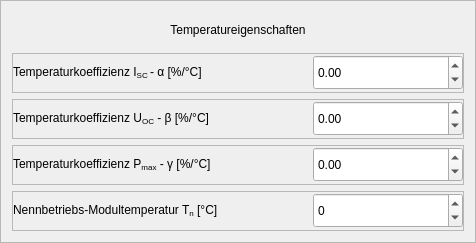
                  <widget class="QFrame" name="module_thermal">
                   <property name="frameShape">
                    <enum>QFrame::StyledPanel</enum>
                   </property>
                   <property name="frameShadow">
                    <enum>QFrame::Raised</enum>
                   </property>
                   <layout class="QVBoxLayout" name="verticalLayout_11">
                    <item>
                     <widget class="QLabel" name="module_thermal_header">
                      <property name="sizePolicy">
                       <sizepolicy hsizetype="Expanding" vsizetype="Expanding">
                        <horstretch>0</horstretch>
                        <verstretch>0</verstretch>
                       </sizepolicy>
                      </property>
                      <property name="minimumSize">
                       <size>
                        <width>0</width>
                        <height>35</height>
                       </size>
                      </property>
                      <property name="maximumSize">
                       <size>
                        <width>16777215</width>
                        <height>35</height>
                       </size>
                      </property>
                      <property name="text">
                       <string>Temperatureigenschaften</string>
                      </property>
                      <property name="alignment">
                       <set>Qt::AlignCenter</set>
                      </property>
                     </widget>
                    </item>
                    <item>
                     <widget class="QFrame" name="frame_29">
                      <property name="sizePolicy">
                       <sizepolicy hsizetype="Expanding" vsizetype="Expanding">
                        <horstretch>0</horstretch>
                        <verstretch>0</verstretch>
                       </sizepolicy>
                      </property>
                      <property name="minimumSize">
                       <size>
                        <width>0</width>
                        <height>40</height>
                       </size>
                      </property>
                      <property name="maximumSize">
                       <size>
                        <width>16777215</width>
                        <height>40</height>
                       </size>
                      </property>
                      <property name="frameShape">
                       <enum>QFrame::StyledPanel</enum>
                      </property>
                      <property name="frameShadow">
                       <enum>QFrame::Raised</enum>
                      </property>
                      <layout class="QHBoxLayout" name="horizontalLayout_25">
                       <property name="spacing">
                        <number>0</number>
                       </property>
                       <property name="leftMargin">
                        <number>0</number>
                       </property>
                       <property name="topMargin">
                        <number>0</number>
                       </property>
                       <property name="rightMargin">
                        <number>0</number>
                       </property>
                       <property name="bottomMargin">
                        <number>0</number>
                       </property>
                       <item alignment="Qt::AlignRight">
                        <widget class="QLabel" name="alpha_lbl">
                         <property name="sizePolicy">
                          <sizepolicy hsizetype="Expanding" vsizetype="Expanding">
                           <horstretch>0</horstretch>
                           <verstretch>0</verstretch>
                          </sizepolicy>
                         </property>
                         <property name="minimumSize">
                          <size>
                           <width>300</width>
                           <height>35</height>
                          </size>
                         </property>
                         <property name="maximumSize">
                          <size>
                           <width>300</width>
                           <height>35</height>
                          </size>
                         </property>
                         <property name="text">
                          <string>&lt;html&gt;&lt;head/&gt;&lt;body&gt;&lt;p&gt;Temperaturkoeffizienz I&lt;span style=&quot; vertical-align:sub;&quot;&gt;SC &lt;/span&gt;- α [%/°C]&lt;/p&gt;&lt;/body&gt;&lt;/html&gt;</string>
                         </property>
                        </widget>
                       </item>
                       <item>
                        <widget class="QDoubleSpinBox" name="alpha_sbox">
                         <property name="sizePolicy">
                          <sizepolicy hsizetype="Expanding" vsizetype="Expanding">
                           <horstretch>0</horstretch>
                           <verstretch>0</verstretch>
                          </sizepolicy>
                         </property>
                         <property name="minimumSize">
                          <size>
                           <width>150</width>
                           <height>35</height>
                          </size>
                         </property>
                         <property name="maximumSize">
                          <size>
                           <width>150</width>
                           <height>35</height>
                          </size>
                         </property>
                         <property name="decimals">
                          <number>2</number>
                         </property>
                         <property name="minimum">
                          <double>-1000.000000000000000</double>
                         </property>
                         <property name="maximum">
                          <double>1000.000000000000000</double>
                         </property>
                         <property name="singleStep">
                          <double>0.100000000000000</double>
                         </property>
                        </widget>
                       </item>
                      </layout>
                     </widget>
                    </item>
                    <item>
                     <widget class="QFrame" name="frame_32">
                      <property name="sizePolicy">
                       <sizepolicy hsizetype="Expanding" vsizetype="Expanding">
                        <horstretch>0</horstretch>
                        <verstretch>0</verstretch>
                       </sizepolicy>
                      </property>
                      <property name="minimumSize">
                       <size>
                        <width>0</width>
                        <height>40</height>
                       </size>
                      </property>
                      <property name="maximumSize">
                       <size>
                        <width>16777215</width>
                        <height>40</height>
                       </size>
                      </property>
                      <property name="frameShape">
                       <enum>QFrame::StyledPanel</enum>
                      </property>
                      <property name="frameShadow">
                       <enum>QFrame::Raised</enum>
                      </property>
                      <layout class="QHBoxLayout" name="horizontalLayout_28">
                       <property name="spacing">
                        <number>0</number>
                       </property>
                       <property name="leftMargin">
                        <number>0</number>
                       </property>
                       <property name="topMargin">
                        <number>0</number>
                       </property>
                       <property name="rightMargin">
                        <number>0</number>
                       </property>
                       <property name="bottomMargin">
                        <number>0</number>
                       </property>
                       <item alignment="Qt::AlignRight">
                        <widget class="QLabel" name="beta_lbl">
                         <property name="sizePolicy">
                          <sizepolicy hsizetype="Expanding" vsizetype="Expanding">
                           <horstretch>0</horstretch>
                           <verstretch>0</verstretch>
                          </sizepolicy>
                         </property>
                         <property name="minimumSize">
                          <size>
                           <width>300</width>
                           <height>35</height>
                          </size>
                         </property>
                         <property name="maximumSize">
                          <size>
                           <width>300</width>
                           <height>35</height>
                          </size>
                         </property>
                         <property name="text">
                          <string>&lt;html&gt;&lt;head/&gt;&lt;body&gt;&lt;p&gt;Temperaturkoeffizienz U&lt;span style=&quot; vertical-align:sub;&quot;&gt;OC&lt;/span&gt; - β [%/°C]&lt;/p&gt;&lt;/body&gt;&lt;/html&gt;</string>
                         </property>
                        </widget>
                       </item>
                       <item>
                        <widget class="QDoubleSpinBox" name="beta_sbox">
                         <property name="sizePolicy">
                          <sizepolicy hsizetype="Expanding" vsizetype="Expanding">
                           <horstretch>0</horstretch>
                           <verstretch>0</verstretch>
                          </sizepolicy>
                         </property>
                         <property name="minimumSize">
                          <size>
                           <width>150</width>
                           <height>35</height>
                          </size>
                         </property>
                         <property name="maximumSize">
                          <size>
                           <width>150</width>
                           <height>35</height>
                          </size>
                         </property>
                         <property name="decimals">
                          <number>2</number>
                         </property>
                         <property name="minimum">
                          <double>-1000.000000000000000</double>
                         </property>
                         <property name="maximum">
                          <double>1000.000000000000000</double>
                         </property>
                         <property name="singleStep">
                          <double>0.100000000000000</double>
                         </property>
                        </widget>
                       </item>
                      </layout>
                     </widget>
                    </item>
                    <item>
                     <widget class="QFrame" name="frame_33">
                      <property name="sizePolicy">
                       <sizepolicy hsizetype="Expanding" vsizetype="Expanding">
                        <horstretch>0</horstretch>
                        <verstretch>0</verstretch>
                       </sizepolicy>
                      </property>
                      <property name="minimumSize">
                       <size>
                        <width>0</width>
                        <height>40</height>
                       </size>
                      </property>
                      <property name="maximumSize">
                       <size>
                        <width>16777215</width>
                        <height>40</height>
                       </size>
                      </property>
                      <property name="frameShape">
                       <enum>QFrame::StyledPanel</enum>
                      </property>
                      <property name="frameShadow">
                       <enum>QFrame::Raised</enum>
                      </property>
                      <layout class="QHBoxLayout" name="horizontalLayout_29">
                       <property name="spacing">
                        <number>0</number>
                       </property>
                       <property name="leftMargin">
                        <number>0</number>
                       </property>
                       <property name="topMargin">
                        <number>0</number>
                       </property>
                       <property name="rightMargin">
                        <number>0</number>
                       </property>
                       <property name="bottomMargin">
                        <number>0</number>
                       </property>
                       <item alignment="Qt::AlignRight">
                        <widget class="QLabel" name="gamma_lbl">
                         <property name="sizePolicy">
                          <sizepolicy hsizetype="Expanding" vsizetype="Expanding">
                           <horstretch>0</horstretch>
                           <verstretch>0</verstretch>
                          </sizepolicy>
                         </property>
                         <property name="minimumSize">
                          <size>
                           <width>300</width>
                           <height>35</height>
                          </size>
                         </property>
                         <property name="maximumSize">
                          <size>
                           <width>300</width>
                           <height>35</height>
                          </size>
                         </property>
                         <property name="text">
                          <string>&lt;html&gt;&lt;head/&gt;&lt;body&gt;&lt;p&gt;Temperaturkoeffizienz P&lt;span style=&quot; vertical-align:sub;&quot;&gt;max&lt;/span&gt; - γ [%/°C]&lt;/p&gt;&lt;/body&gt;&lt;/html&gt;</string>
                         </property>
                        </widget>
                       </item>
                       <item>
                        <widget class="QDoubleSpinBox" name="gamma_sbox">
                         <property name="sizePolicy">
                          <sizepolicy hsizetype="Expanding" vsizetype="Expanding">
                           <horstretch>0</horstretch>
                           <verstretch>0</verstretch>
                          </sizepolicy>
                         </property>
                         <property name="minimumSize">
                          <size>
                           <width>150</width>
                           <height>35</height>
                          </size>
                         </property>
                         <property name="maximumSize">
                          <size>
                           <width>150</width>
                           <height>35</height>
                          </size>
                         </property>
                         <property name="decimals">
                          <number>2</number>
                         </property>
                         <property name="minimum">
                          <double>-1000.000000000000000</double>
                         </property>
                         <property name="maximum">
                          <double>1000.000000000000000</double>
                         </property>
                         <property name="singleStep">
                          <double>0.100000000000000</double>
                         </property>
                        </widget>
                       </item>
                      </layout>
                     </widget>
                    </item>
                    <item>
                     <widget class="QFrame" name="frame_25">
                      <property name="sizePolicy">
                       <sizepolicy hsizetype="Expanding" vsizetype="Expanding">
                        <horstretch>0</horstretch>
                        <verstretch>0</verstretch>
                       </sizepolicy>
                      </property>
                      <property name="minimumSize">
                       <size>
                        <width>0</width>
                        <height>40</height>
                       </size>
                      </property>
                      <property name="maximumSize">
                       <size>
                        <width>16777215</width>
                        <height>40</height>
                       </size>
                      </property>
                      <property name="frameShape">
                       <enum>QFrame::StyledPanel</enum>
                      </property>
                      <property name="frameShadow">
                       <enum>QFrame::Raised</enum>
                      </property>
                      <layout class="QHBoxLayout" name="horizontalLayout_21">
                       <property name="spacing">
                        <number>0</number>
                       </property>
                       <property name="leftMargin">
                        <number>0</number>
                       </property>
                       <property name="topMargin">
                        <number>0</number>
                       </property>
                       <property name="rightMargin">
                        <number>0</number>
                       </property>
                       <property name="bottomMargin">
                        <number>0</number>
                       </property>
                       <item alignment="Qt::AlignRight">
                        <widget class="QLabel" name="NOCT_lbl">
                         <property name="sizePolicy">
                          <sizepolicy hsizetype="Expanding" vsizetype="Expanding">
                           <horstretch>0</horstretch>
                           <verstretch>0</verstretch>
                          </sizepolicy>
                         </property>
                         <property name="minimumSize">
                          <size>
                           <width>300</width>
                           <height>35</height>
                          </size>
                         </property>
                         <property name="maximumSize">
                          <size>
                           <width>300</width>
                           <height>35</height>
                          </size>
                         </property>
                         <property name="text">
                          <string>&lt;html&gt;&lt;head/&gt;&lt;body&gt;&lt;p&gt;Nennbetriebs-Modultemperatur  T&lt;span style=&quot; vertical-align:sub;&quot;&gt;n&lt;/span&gt; [°C]&lt;/p&gt;&lt;/body&gt;&lt;/html&gt;</string>
                         </property>
                        </widget>
                       </item>
                       <item>
                        <widget class="QDoubleSpinBox" name="NOCT_sbox">
                         <property name="sizePolicy">
                          <sizepolicy hsizetype="Expanding" vsizetype="Expanding">
                           <horstretch>0</horstretch>
                           <verstretch>0</verstretch>
                          </sizepolicy>
                         </property>
                         <property name="minimumSize">
                          <size>
                           <width>150</width>
                           <height>35</height>
                          </size>
                         </property>
                         <property name="maximumSize">
                          <size>
                           <width>150</width>
                           <height>35</height>
                          </size>
                         </property>
                         <property name="decimals">
                          <number>0</number>
                         </property>
                         <property name="minimum">
                          <double>-1000.000000000000000</double>
                         </property>
                         <property name="maximum">
                          <double>1000.000000000000000</double>
                         </property>
                        </widget>
                       </item>
                      </layout>
                     </widget>
                    </item>
                   </layout>
                  </widget>
